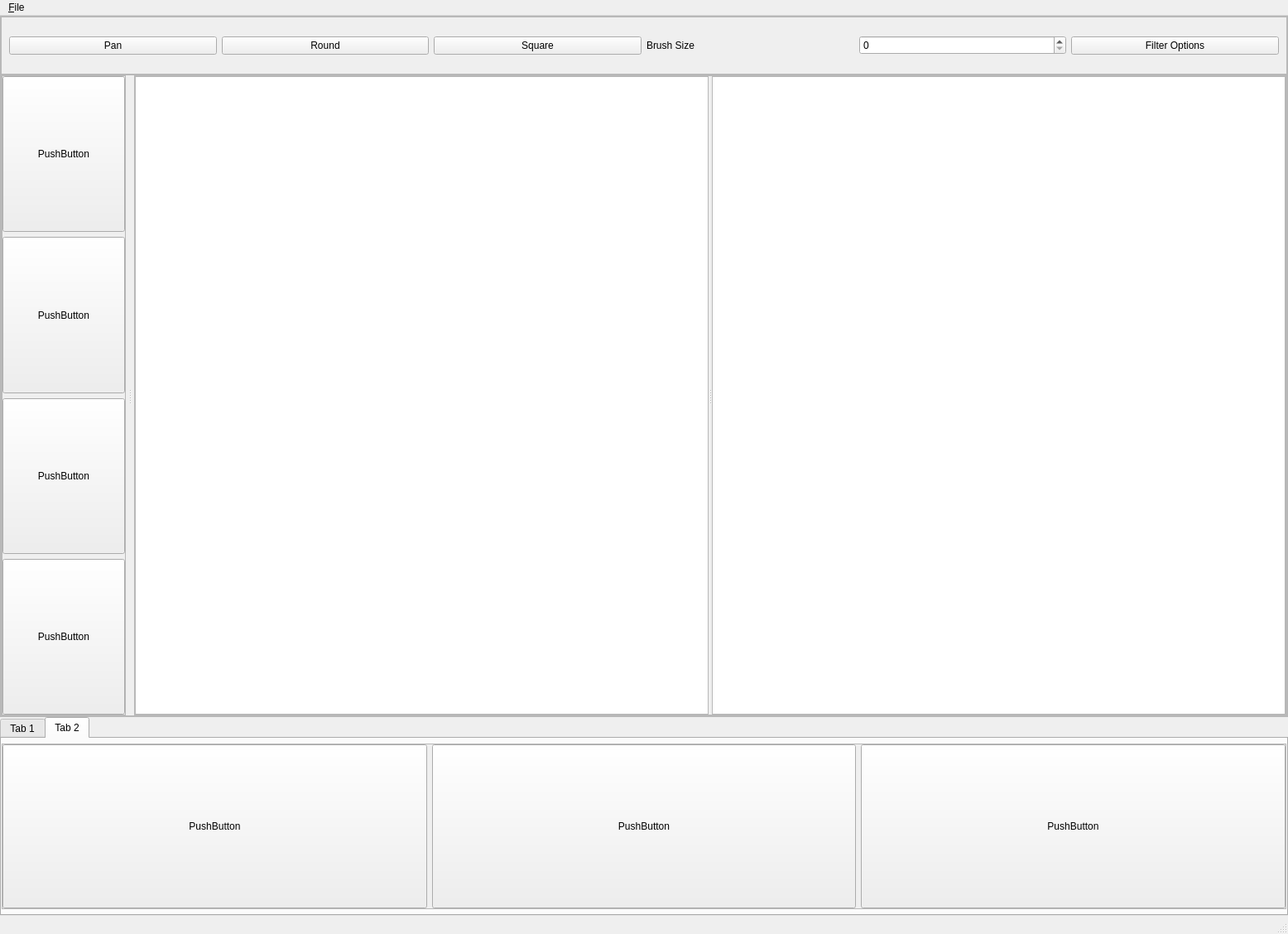
<?xml version="1.0" encoding="UTF-8"?>
<ui version="4.0">
 <class>MainWindow</class>
 <widget class="QMainWindow" name="MainWindow">
  <property name="geometry">
   <rect>
    <x>0</x>
    <y>0</y>
    <width>1556</width>
    <height>1128</height>
   </rect>
  </property>
  <property name="windowTitle">
   <string>MainWindow</string>
  </property>
  <widget class="QWidget" name="centralwidget">
   <layout class="QVBoxLayout" name="verticalLayout">
    <property name="spacing">
     <number>0</number>
    </property>
    <property name="leftMargin">
     <number>0</number>
    </property>
    <property name="topMargin">
     <number>0</number>
    </property>
    <property name="rightMargin">
     <number>0</number>
    </property>
    <property name="bottomMargin">
     <number>0</number>
    </property>
    <item>
     <widget class="QFrame" name="frame">
      <property name="frameShape">
       <enum>QFrame::StyledPanel</enum>
      </property>
      <property name="frameShadow">
       <enum>QFrame::Raised</enum>
      </property>
      <layout class="QVBoxLayout" name="verticalLayout_2">
       <property name="spacing">
        <number>0</number>
       </property>
       <property name="leftMargin">
        <number>0</number>
       </property>
       <property name="topMargin">
        <number>0</number>
       </property>
       <property name="rightMargin">
        <number>0</number>
       </property>
       <property name="bottomMargin">
        <number>0</number>
       </property>
       <item>
        <widget class="QFrame" name="frame_4">
         <property name="sizePolicy">
          <sizepolicy hsizetype="Expanding" vsizetype="Expanding">
           <horstretch>0</horstretch>
           <verstretch>0</verstretch>
          </sizepolicy>
         </property>
         <property name="maximumSize">
          <size>
           <width>16777215</width>
           <height>70</height>
          </size>
         </property>
         <property name="frameShape">
          <enum>QFrame::StyledPanel</enum>
         </property>
         <property name="frameShadow">
          <enum>QFrame::Raised</enum>
         </property>
         <layout class="QHBoxLayout" name="horizontalLayout_4">
          <item>
           <widget class="QPushButton" name="pushButton_11">
            <property name="text">
             <string>Pan</string>
            </property>
           </widget>
          </item>
          <item>
           <widget class="QPushButton" name="pushButton_12">
            <property name="text">
             <string>Round</string>
            </property>
           </widget>
          </item>
          <item>
           <widget class="QPushButton" name="pushButton_13">
            <property name="text">
             <string>Square</string>
            </property>
           </widget>
          </item>
          <item>
           <widget class="QLabel" name="label">
            <property name="text">
             <string>Brush Size</string>
            </property>
           </widget>
          </item>
          <item>
           <widget class="QSpinBox" name="spinBox"/>
          </item>
          <item>
           <widget class="QPushButton" name="pushButton_14">
            <property name="text">
             <string>Filter Options</string>
            </property>
           </widget>
          </item>
         </layout>
        </widget>
       </item>
       <item>
        <widget class="QSplitter" name="splitter">
         <property name="orientation">
          <enum>Qt::Vertical</enum>
         </property>
         <property name="handleWidth">
          <number>10</number>
         </property>
         <widget class="QFrame" name="frame_2">
          <property name="sizePolicy">
           <sizepolicy hsizetype="Expanding" vsizetype="Expanding">
            <horstretch>0</horstretch>
            <verstretch>0</verstretch>
           </sizepolicy>
          </property>
          <property name="frameShape">
           <enum>QFrame::StyledPanel</enum>
          </property>
          <property name="frameShadow">
           <enum>QFrame::Raised</enum>
          </property>
          <layout class="QVBoxLayout" name="verticalLayout_4">
           <property name="spacing">
            <number>0</number>
           </property>
           <property name="leftMargin">
            <number>0</number>
           </property>
           <property name="topMargin">
            <number>0</number>
           </property>
           <property name="rightMargin">
            <number>0</number>
           </property>
           <property name="bottomMargin">
            <number>0</number>
           </property>
           <item>
            <widget class="QSplitter" name="splitter_2">
             <property name="orientation">
              <enum>Qt::Horizontal</enum>
             </property>
             <property name="handleWidth">
              <number>10</number>
             </property>
             <widget class="QScrollArea" name="scrollArea_2">
              <property name="maximumSize">
               <size>
                <width>150</width>
                <height>16777215</height>
               </size>
              </property>
              <property name="horizontalScrollBarPolicy">
               <enum>Qt::ScrollBarAlwaysOff</enum>
              </property>
              <property name="widgetResizable">
               <bool>true</bool>
              </property>
              <widget class="QWidget" name="scrollAreaWidgetContents_2">
               <property name="geometry">
                <rect>
                 <x>0</x>
                 <y>0</y>
                 <width>148</width>
                 <height>744</height>
                </rect>
               </property>
               <layout class="QVBoxLayout" name="verticalLayout_3">
                <property name="leftMargin">
                 <number>0</number>
                </property>
                <property name="topMargin">
                 <number>0</number>
                </property>
                <property name="rightMargin">
                 <number>0</number>
                </property>
                <property name="bottomMargin">
                 <number>0</number>
                </property>
                <item>
                 <widget class="QPushButton" name="pushButton_4">
                  <property name="sizePolicy">
                   <sizepolicy hsizetype="Expanding" vsizetype="Expanding">
                    <horstretch>0</horstretch>
                    <verstretch>0</verstretch>
                   </sizepolicy>
                  </property>
                  <property name="text">
                   <string>PushButton</string>
                  </property>
                 </widget>
                </item>
                <item>
                 <widget class="QPushButton" name="pushButton_5">
                  <property name="sizePolicy">
                   <sizepolicy hsizetype="Expanding" vsizetype="Expanding">
                    <horstretch>0</horstretch>
                    <verstretch>0</verstretch>
                   </sizepolicy>
                  </property>
                  <property name="text">
                   <string>PushButton</string>
                  </property>
                 </widget>
                </item>
                <item>
                 <widget class="QPushButton" name="pushButton_6">
                  <property name="sizePolicy">
                   <sizepolicy hsizetype="Expanding" vsizetype="Expanding">
                    <horstretch>0</horstretch>
                    <verstretch>0</verstretch>
                   </sizepolicy>
                  </property>
                  <property name="text">
                   <string>PushButton</string>
                  </property>
                 </widget>
                </item>
                <item>
                 <widget class="QPushButton" name="pushButton_7">
                  <property name="sizePolicy">
                   <sizepolicy hsizetype="Expanding" vsizetype="Expanding">
                    <horstretch>0</horstretch>
                    <verstretch>0</verstretch>
                   </sizepolicy>
                  </property>
                  <property name="text">
                   <string>PushButton</string>
                  </property>
                 </widget>
                </item>
               </layout>
              </widget>
             </widget>
             <widget class="QFrame" name="frame_3">
              <property name="frameShape">
               <enum>QFrame::StyledPanel</enum>
              </property>
              <property name="frameShadow">
               <enum>QFrame::Raised</enum>
              </property>
              <layout class="QHBoxLayout" name="horizontalLayout_2">
               <property name="spacing">
                <number>0</number>
               </property>
               <property name="leftMargin">
                <number>0</number>
               </property>
               <property name="topMargin">
                <number>0</number>
               </property>
               <property name="rightMargin">
                <number>0</number>
               </property>
               <property name="bottomMargin">
                <number>0</number>
               </property>
               <item>
                <widget class="QSplitter" name="splitter_3">
                 <property name="orientation">
                  <enum>Qt::Horizontal</enum>
                 </property>
                 <widget class="QGraphicsView" name="graphicsView"/>
                 <widget class="QGraphicsView" name="graphicsView_2"/>
                </widget>
               </item>
              </layout>
             </widget>
            </widget>
           </item>
          </layout>
         </widget>
        </widget>
       </item>
      </layout>
     </widget>
    </item>
    <item>
     <widget class="QTabWidget" name="tabWidget">
      <property name="maximumSize">
       <size>
        <width>16777215</width>
        <height>240</height>
       </size>
      </property>
      <property name="currentIndex">
       <number>1</number>
      </property>
      <property name="documentMode">
       <bool>false</bool>
      </property>
      <widget class="QWidget" name="tab">
       <attribute name="title">
        <string>Tab 1</string>
       </attribute>
       <layout class="QVBoxLayout" name="verticalLayout_5">
        <property name="spacing">
         <number>0</number>
        </property>
        <property name="leftMargin">
         <number>0</number>
        </property>
        <property name="topMargin">
         <number>0</number>
        </property>
        <property name="rightMargin">
         <number>0</number>
        </property>
        <property name="bottomMargin">
         <number>0</number>
        </property>
        <item>
         <widget class="QScrollArea" name="scrollArea">
          <property name="maximumSize">
           <size>
            <width>16777215</width>
            <height>200</height>
           </size>
          </property>
          <property name="verticalScrollBarPolicy">
           <enum>Qt::ScrollBarAlwaysOff</enum>
          </property>
          <property name="widgetResizable">
           <bool>true</bool>
          </property>
          <widget class="QWidget" name="scrollAreaWidgetContents">
           <property name="geometry">
            <rect>
             <x>0</x>
             <y>0</y>
             <width>1550</width>
             <height>195</height>
            </rect>
           </property>
           <property name="sizePolicy">
            <sizepolicy hsizetype="Expanding" vsizetype="Expanding">
             <horstretch>0</horstretch>
             <verstretch>0</verstretch>
            </sizepolicy>
           </property>
           <property name="maximumSize">
            <size>
             <width>16777215</width>
             <height>200</height>
            </size>
           </property>
           <layout class="QHBoxLayout" name="horizontalLayout">
            <property name="leftMargin">
             <number>0</number>
            </property>
            <property name="topMargin">
             <number>0</number>
            </property>
            <property name="rightMargin">
             <number>0</number>
            </property>
            <property name="bottomMargin">
             <number>0</number>
            </property>
            <item>
             <widget class="QPushButton" name="pushButton">
              <property name="sizePolicy">
               <sizepolicy hsizetype="Expanding" vsizetype="Expanding">
                <horstretch>0</horstretch>
                <verstretch>0</verstretch>
               </sizepolicy>
              </property>
              <property name="text">
               <string>PushButton</string>
              </property>
             </widget>
            </item>
            <item>
             <widget class="QPushButton" name="pushButton_2">
              <property name="sizePolicy">
               <sizepolicy hsizetype="Expanding" vsizetype="Expanding">
                <horstretch>0</horstretch>
                <verstretch>0</verstretch>
               </sizepolicy>
              </property>
              <property name="text">
               <string>PushButton</string>
              </property>
             </widget>
            </item>
            <item>
             <widget class="QPushButton" name="pushButton_3">
              <property name="sizePolicy">
               <sizepolicy hsizetype="Expanding" vsizetype="Expanding">
                <horstretch>0</horstretch>
                <verstretch>0</verstretch>
               </sizepolicy>
              </property>
              <property name="text">
               <string>PushButton</string>
              </property>
             </widget>
            </item>
           </layout>
          </widget>
         </widget>
        </item>
       </layout>
      </widget>
      <widget class="QWidget" name="tab_2">
       <attribute name="title">
        <string>Tab 2</string>
       </attribute>
       <layout class="QVBoxLayout" name="verticalLayout_6">
        <property name="spacing">
         <number>0</number>
        </property>
        <property name="leftMargin">
         <number>0</number>
        </property>
        <property name="topMargin">
         <number>0</number>
        </property>
        <property name="rightMargin">
         <number>0</number>
        </property>
        <property name="bottomMargin">
         <number>0</number>
        </property>
        <item>
         <widget class="QScrollArea" name="scrollArea_3">
          <property name="maximumSize">
           <size>
            <width>16777215</width>
            <height>200</height>
           </size>
          </property>
          <property name="verticalScrollBarPolicy">
           <enum>Qt::ScrollBarAlwaysOff</enum>
          </property>
          <property name="widgetResizable">
           <bool>true</bool>
          </property>
          <widget class="QWidget" name="scrollAreaWidgetContents_3">
           <property name="geometry">
            <rect>
             <x>0</x>
             <y>0</y>
             <width>1550</width>
             <height>195</height>
            </rect>
           </property>
           <property name="sizePolicy">
            <sizepolicy hsizetype="Expanding" vsizetype="Expanding">
             <horstretch>0</horstretch>
             <verstretch>0</verstretch>
            </sizepolicy>
           </property>
           <property name="maximumSize">
            <size>
             <width>16777215</width>
             <height>200</height>
            </size>
           </property>
           <layout class="QHBoxLayout" name="horizontalLayout_3">
            <property name="leftMargin">
             <number>0</number>
            </property>
            <property name="topMargin">
             <number>0</number>
            </property>
            <property name="rightMargin">
             <number>0</number>
            </property>
            <property name="bottomMargin">
             <number>0</number>
            </property>
            <item>
             <widget class="QPushButton" name="pushButton_8">
              <property name="sizePolicy">
               <sizepolicy hsizetype="Expanding" vsizetype="Expanding">
                <horstretch>0</horstretch>
                <verstretch>0</verstretch>
               </sizepolicy>
              </property>
              <property name="text">
               <string>PushButton</string>
              </property>
             </widget>
            </item>
            <item>
             <widget class="QPushButton" name="pushButton_9">
              <property name="sizePolicy">
               <sizepolicy hsizetype="Expanding" vsizetype="Expanding">
                <horstretch>0</horstretch>
                <verstretch>0</verstretch>
               </sizepolicy>
              </property>
              <property name="text">
               <string>PushButton</string>
              </property>
             </widget>
            </item>
            <item>
             <widget class="QPushButton" name="pushButton_10">
              <property name="sizePolicy">
               <sizepolicy hsizetype="Expanding" vsizetype="Expanding">
                <horstretch>0</horstretch>
                <verstretch>0</verstretch>
               </sizepolicy>
              </property>
              <property name="text">
               <string>PushButton</string>
              </property>
             </widget>
            </item>
           </layout>
          </widget>
         </widget>
        </item>
       </layout>
      </widget>
     </widget>
    </item>
   </layout>
  </widget>
  <widget class="QMenuBar" name="menubar">
   <property name="geometry">
    <rect>
     <x>0</x>
     <y>0</y>
     <width>1556</width>
     <height>34</height>
    </rect>
   </property>
   <widget class="QMenu" name="menu_File">
    <property name="title">
     <string>&amp;File</string>
    </property>
    <addaction name="action_Open"/>
    <addaction name="action_Save"/>
    <addaction name="separator"/>
    <addaction name="actionExit"/>
   </widget>
   <addaction name="menu_File"/>
  </widget>
  <widget class="QStatusBar" name="statusbar"/>
  <action name="action_Open">
   <property name="text">
    <string>&amp;Open</string>
   </property>
  </action>
  <action name="action_Save">
   <property name="text">
    <string>&amp;Save</string>
   </property>
  </action>
  <action name="actionExit">
   <property name="text">
    <string>Exit</string>
   </property>
  </action>
 </widget>
 <resources/>
 <connections/>
</ui>
